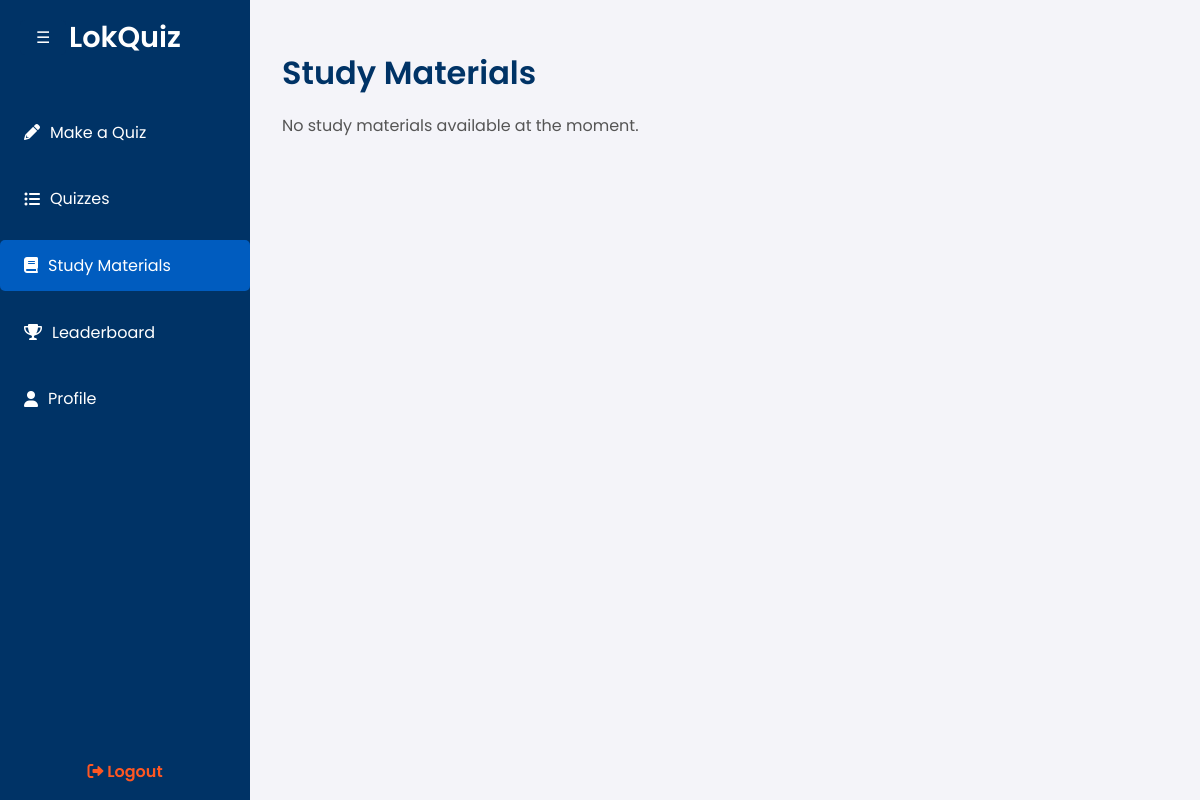
Page /materials/ on the earlier database version.
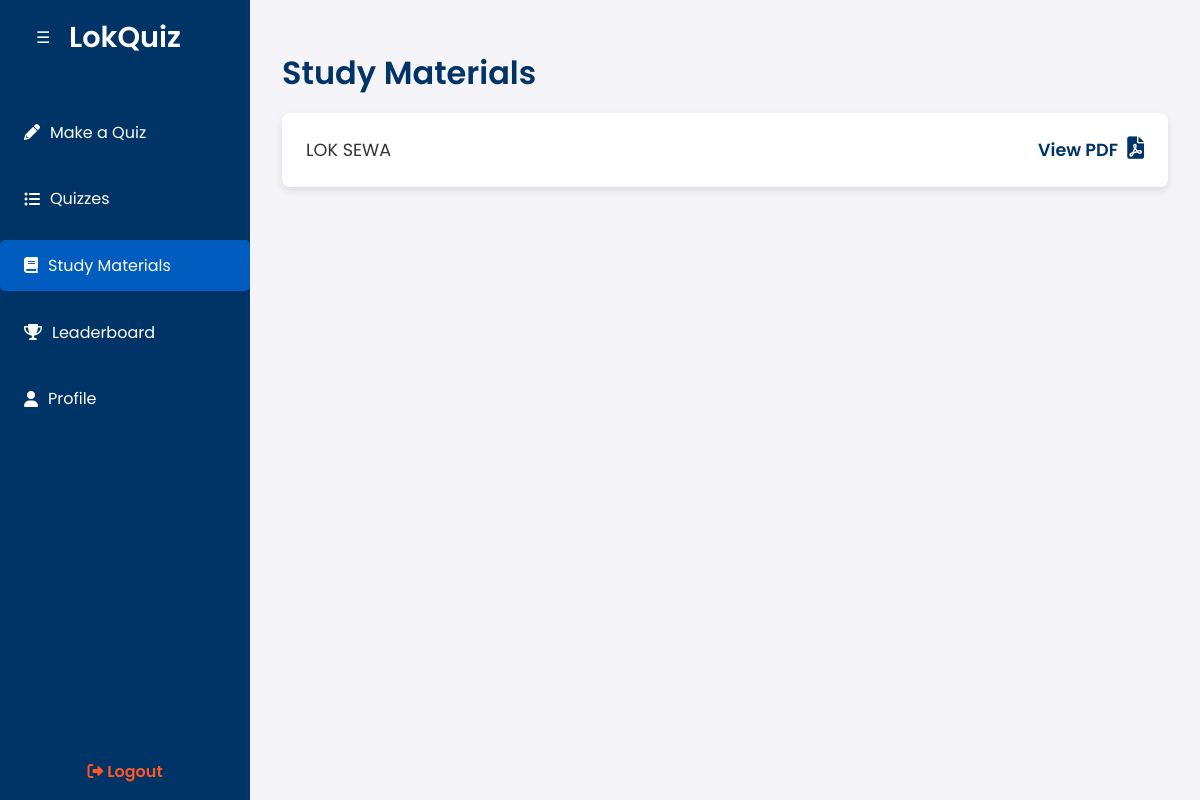
Same page on the later database version.
### home/models.py (models this page shows, shortened)
class StudyMaterial(models.Model):
    title = models.CharField(max_length=255)
    file = models.FileField(upload_to='study_materials/')
    uploaded_at = models.DateTimeField(auto_now_add=True)

### home/views.py (the view)
# urls.py: path('materials/', views.study_materials, name='materials'),
def study_materials(request):
    materials = StudyMaterial.objects.all().order_by('-uploaded_at')
    return render(request, 'home/study_materials.html', {'materials': materials})

### home/templates/home/study_materials.html (shortened to what this page needs)
<!DOCTYPE html>
<html lang="en">
<head>
    <link href="https://cdnjs.cloudflare.com/ajax/libs/font-awesome/6.0.0-beta3/css/all.min.css" rel="stylesheet">
</head>
<body>
    <button class="toggle-btn" onclick="toggleSidebar()">☰</button>
    <div class="sidebar">
        <a href="/dashboard/" class="logo">LokQuiz</a>
        <ul>
            <li><a href="/makequiz/"><i class="fas fa-pencil-alt"></i> Make a Quiz</a></li>
            <li><a href="/quizzes/"><i class="fas fa-list-ul"></i> Quizzes</a></li>
            <li class="active"><a href="/materials/"><i class="fas fa-book"></i> Study Materials</a></li>
            <li><a href="/leaderboard/"><i class="fas fa-trophy"></i> Leaderboard</a></li>
            <li><a href="/profile/"><i class="fas fa-user"></i> Profile</a></li>
        </ul>
        <div class="logout">
            <a href="#" onclick="confirmLogout(event)"><i class="fas fa-sign-out-alt"></i> Logout</a>
        </div>
    </div>
    <div class="main-content">
        <h1>Study Materials</h1>
        {% for material in materials %}
        <div class="material">
            <span>{{ material.title }}</span>
            <div>
                <a href="{{ material.file.url }}" target="_blank">
                    View PDF <i class="fas fa-file-pdf icon"></i>
                </a>
            </div>
        </div>
        {% empty %}
        <p>No study materials available at the moment.</p>
        {% endfor %}
    </div>
</body>
</html>

Differences in the rows shown:
added StudyMaterial: title "LOK SEWA"
Other differences:
text no longer shown: "No study materials available at the moment."
